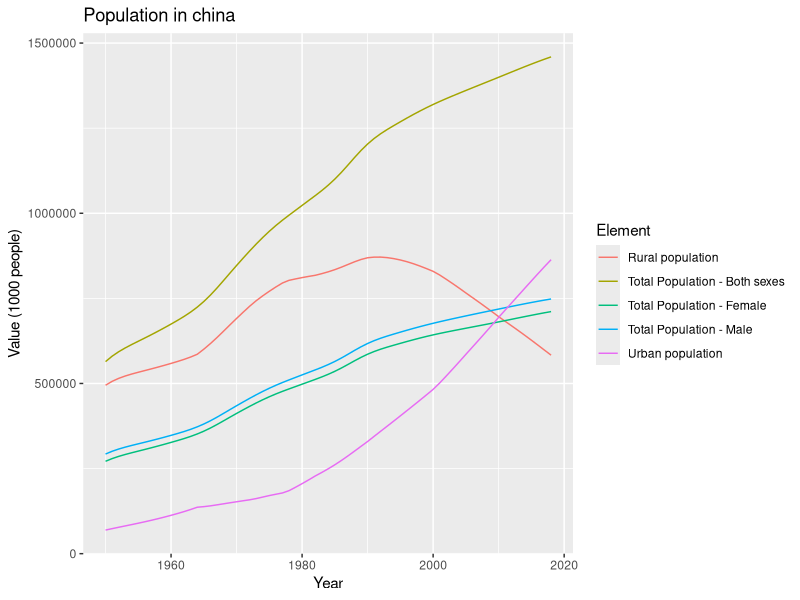
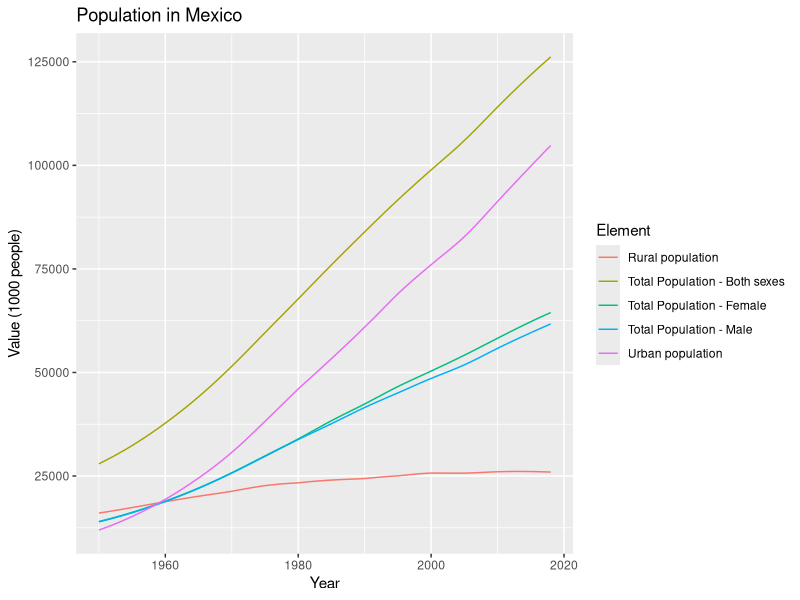
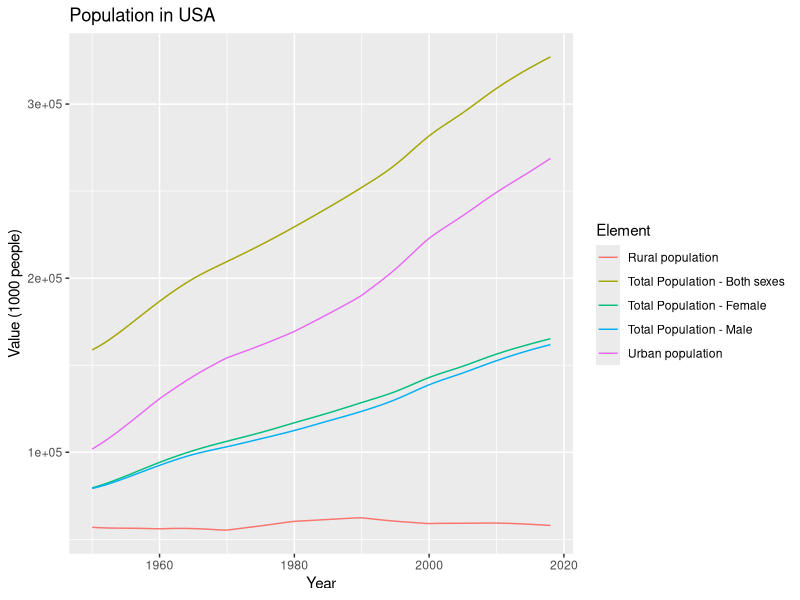
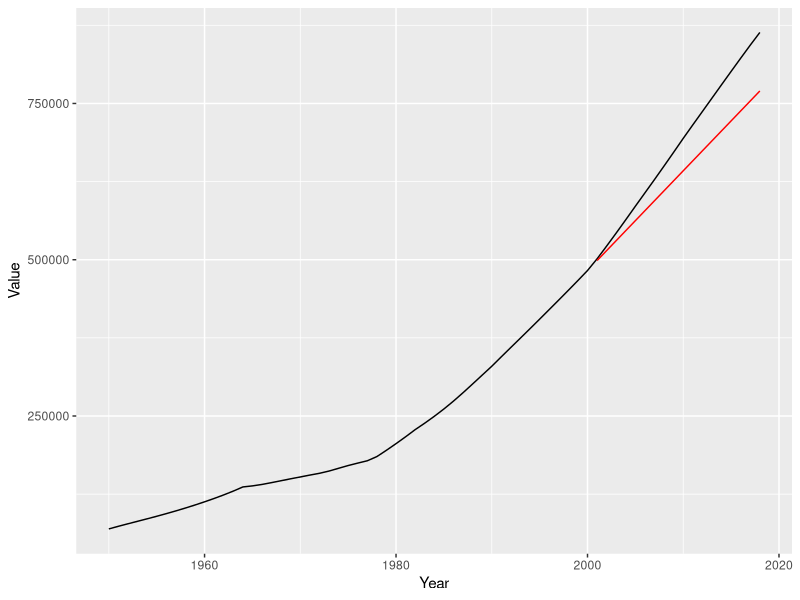
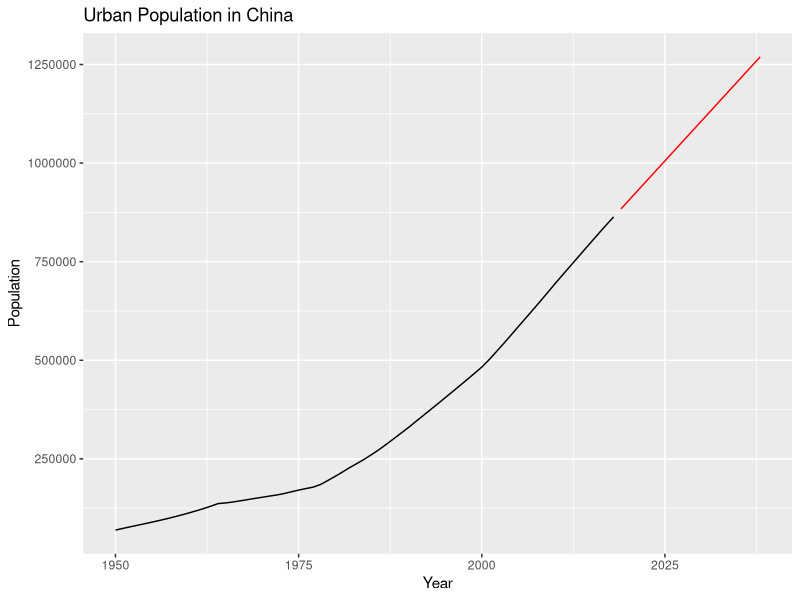
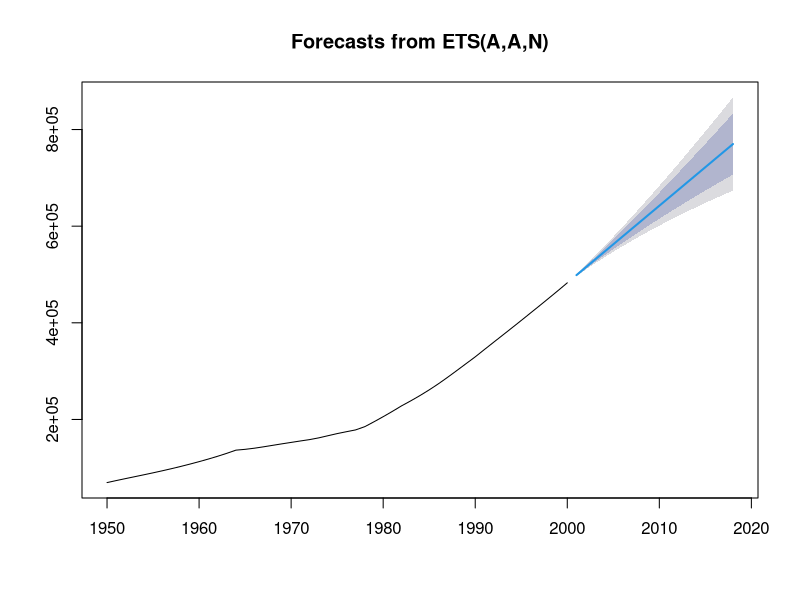
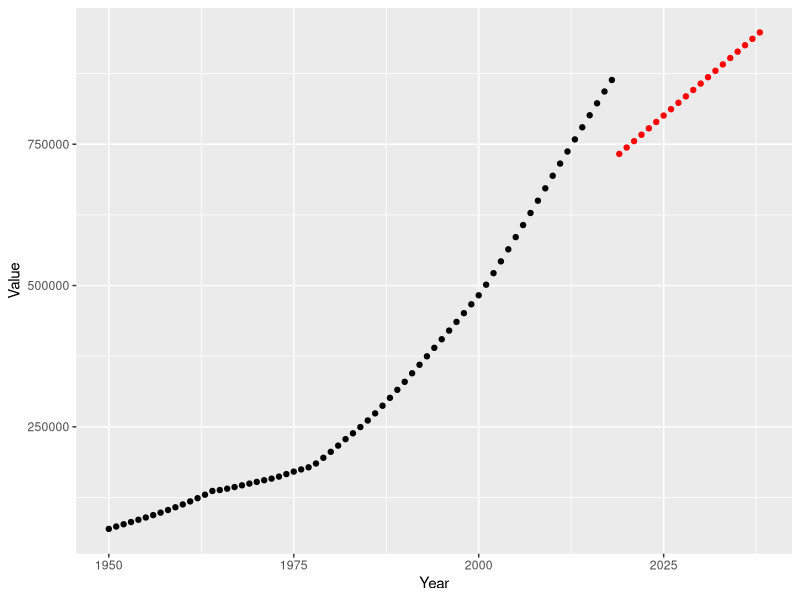

R code for these plots, in order:
library(readr)
library(dplyr)
library(ggplot2)
library(tidyverse)
library(forecast)

setwd("/Users/emipiz/Desktop/Proyecto 3")
data_frame_1 <- read.csv("FAOSTAT_data_en_8-3-2022.csv")

##Data summary

summary(data_frame_1)
str(data_frame_1)

##Missing Values

no_missing_values <- sum(is.na(data_frame_1))
sprintf("We have left %1.0f missing values", no_missing_values)

##China Population

China_pop <- data_frame_1 %>%
  filter(Area == "China")

China_graph <- ggplot(China_pop, aes(Year, Value, color = Element)) + 
  geom_line() + labs(
    title = "Population in china",
    y = "Value (1000 people)", x = "Year")

China_graph

##Mexico Population

Mexico_pop <- data_frame_1 %>%
  filter(Area == "Mexico")

Mexico_graph <- ggplot(Mexico_pop, aes(Year, Value, color = Element)) + 
  geom_line() + labs(
    title = "Population in Mexico",
    y = "Value (1000 people)", x = "Year"
  )

Mexico_graph

##USA Population

USA_pop <- data_frame_1 %>%
  filter(Area == "United States of America")

USA_graph <- ggplot(USA_pop, aes(Year, Value, color = Element)) + 
  geom_line() + labs(
    title = "Population in USA",
    y = "Value (1000 people)", x = "Year"
  )

USA_graph

#Time series China

China_urban <- China_pop %>%
  filter(Element == "Urban population")

China_rural <- China_pop %>%
  filter(Element == "Rural population")

china_ts_urban_2000 <- ts(China_urban$Value, start = 1950, end = 2000, frequency = 1)
china_ts_urban <- ts(China_urban$Value, start = 1950, end = 2018, frequency = 1)

prediction_urban_train <- forecast(china_ts_urban_2000, h= 18)
prediction_urban <- forecast(china_ts_urban, h = 20)

summary(prediction_urban_train)
summary(prediction_urban)

#Time serie graph
China_df_train <- data.frame(prediction_urban_train)
China_df_train <- China_df_train %>%
  mutate(Year = c(2001:2018), Value = Point.Forecast)

China_df_pred <- data.frame(prediction_urban)
China_df_pred <- China_df_pred %>%
  mutate(Year = c(2019:2038), Value = Point.Forecast)

graph_china_urban_2000 <- ggplot() +
  geom_line(data = China_urban, aes(Year,Value)) + 
  geom_line(data = China_df_train, aes(Year,Value), color = "Red")

graph_china_urban_2000

graph_china_urban_pred <- ggplot() + 
  geom_line(data = China_urban, aes(Year, Value)) +
  geom_line(data = China_df_pred, aes(Year, Value), color = "Red") + 
  labs(title = "Urban Population in China", y = "Population", x = "Year")

graph_china_urban_pred


#Regression Model China population
lm_model <- lm(Value ~ Year, data = China_urban)

summary(lm_model)
RSS <- c(crossprod(lm_model$residuals))
MSE <- RSS / length(lm_model$residuals)
RMSE_lm <- sqrt(MSE)

plot(prediction_urban_train)

df_Year <- data.frame(c(2019:2038))
df_Year <- df_Year %>%
  mutate(Year= c.2019.2038.) %>%
  select(Year)

predict_lm <- predict(lm_model, df_Year)


#Linear Regression Graph
df_prediction_lm <- cbind(df_Year, predict_lm)

graph_lm_model <- ggplot() + 
  geom_point(data = China_urban, aes(x = Year, y = Value)) + 
  geom_point(data = df_prediction_lm, aes(x = Year, y = predict_lm), color = "Red")
graph_lm_model

#We can see that with a time serie we can predict better results.

